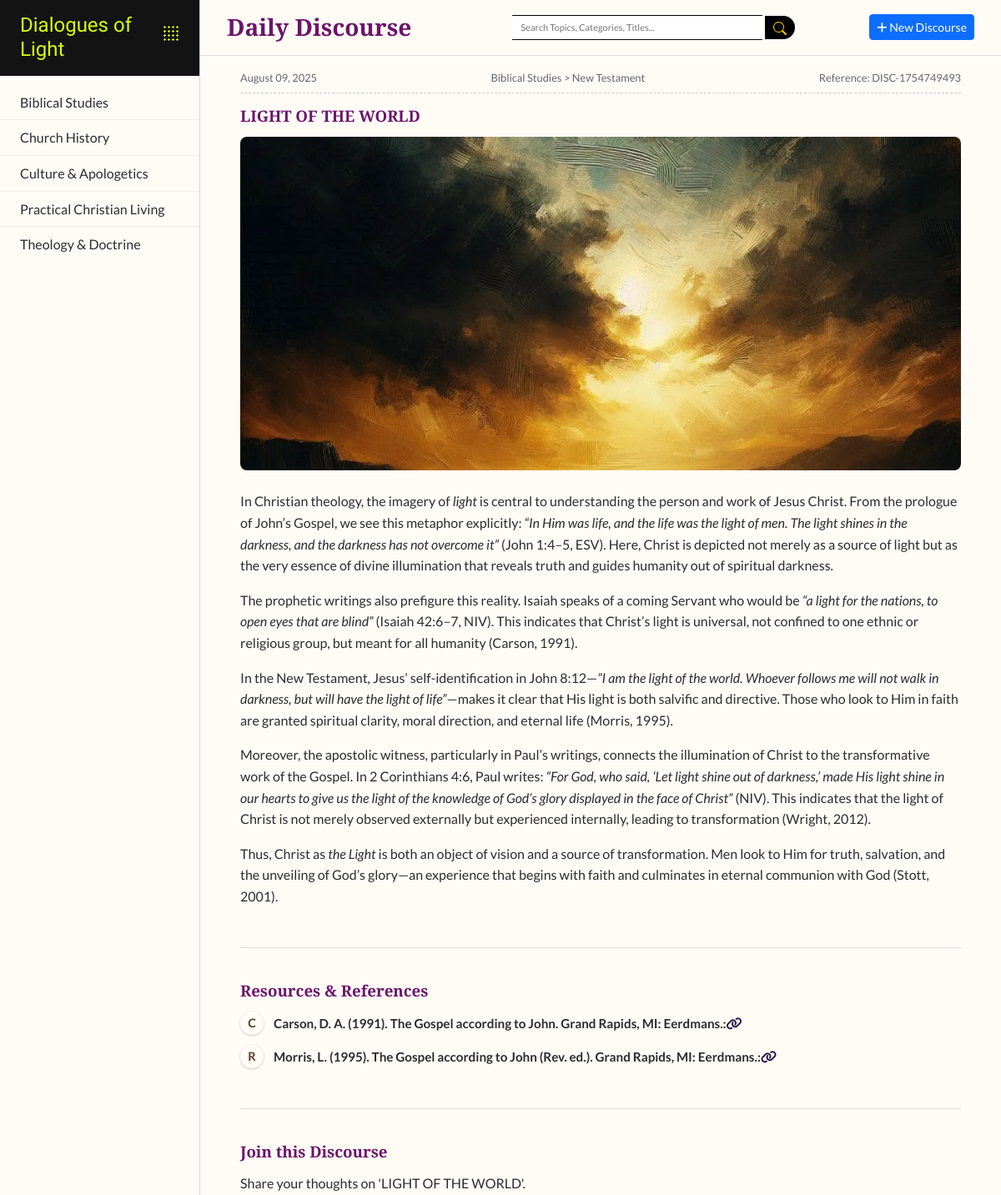
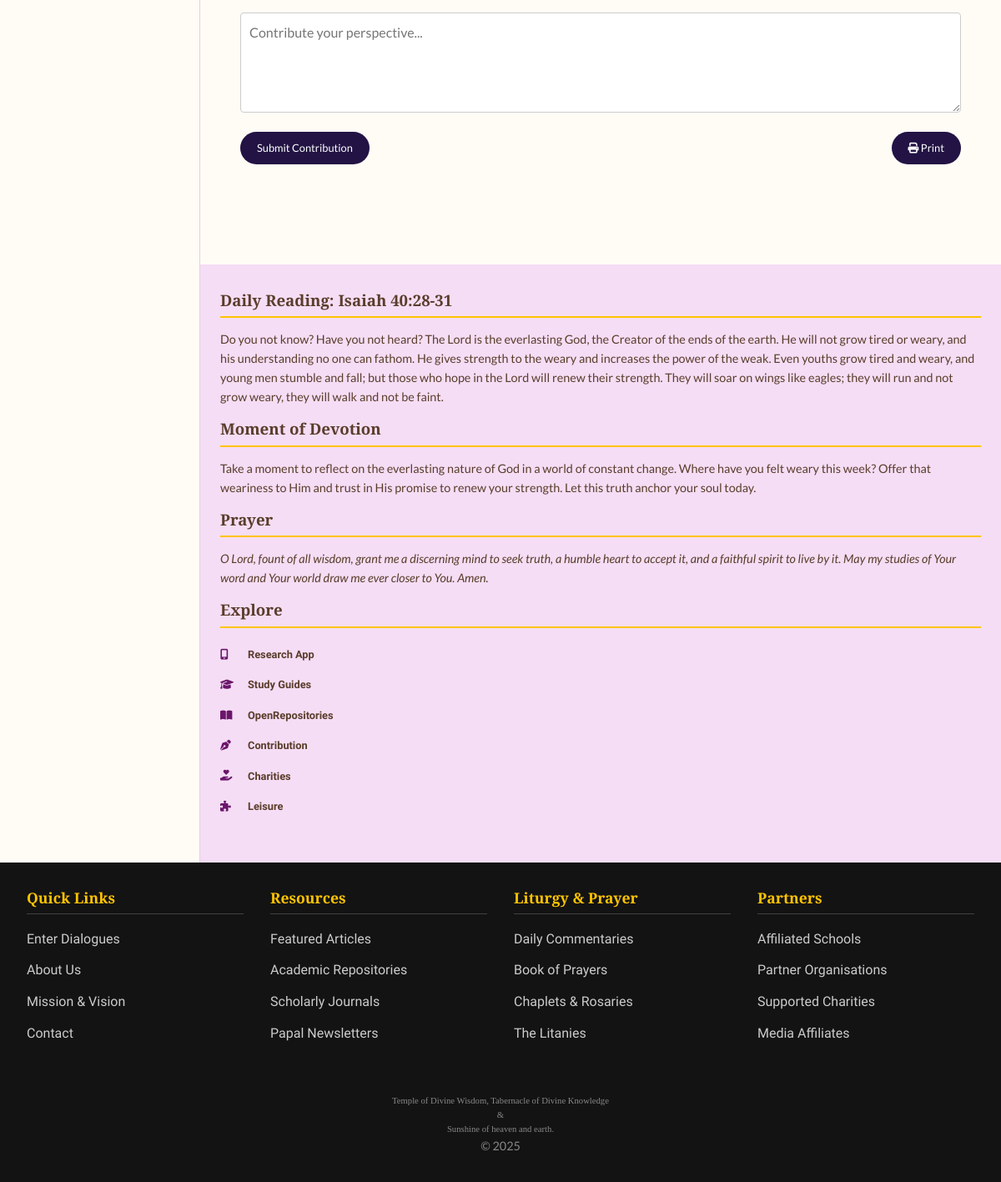
Screenshot of /discourse/dialogues with the database file from the repository (2 pictures, top to bottom).
### app/dol_db/models.py (models this page shows, shortened)
class Resource(db.Model):
    __tablename__ = 'resources'
    id = db.Column(db.Integer, primary_key=True)
    discourse_id = db.Column(db.Integer, db.ForeignKey('discourse_blogs.id'), nullable=False)
    type = db.Column(db.Enum(ResourceType), nullable=False)
    name = db.Column(db.String(200), nullable=False) # e.g., "Psalm 19:1" or "On the Incarnation"
    medium = db.Column(db.Enum(ResourceMedium)) # e.g., "Book", "Journal Article"
    link = db.Column(db.String(512)) # URL or reference text
    discourse = db.relationship('DiscourseBlog', back_populates='resources')

class Category(db.Model):
    __tablename__ = 'categories'
    id = db.Column(db.Integer, primary_key=True)
    name = db.Column(db.String(100), unique=True, nullable=False)
    subcategories = db.relationship('SubCategory', back_populates='category', lazy=True, cascade="all, delete-orphan")

class SubCategory(db.Model):
    __tablename__ = 'subcategories'
    id = db.Column(db.Integer, primary_key=True)
    name = db.Column(db.String(100), nullable=False)
    category_id = db.Column(db.Integer, db.ForeignKey('categories.id'), nullable=False)
    category = db.relationship('Category', back_populates='subcategories')
    discourses = db.relationship('DiscourseBlog', back_populates='subcategory', lazy='dynamic')
    __table_args__ = (db.UniqueConstraint('name', 'category_id', name='_name_category_uc'),)

class DiscourseBlog(db.Model):
    __tablename__ = 'discourse_blogs'
    id = db.Column(db.Integer, primary_key=True)
    user_id = db.Column(db.Integer, db.ForeignKey('users.id'), nullable=False)
    subcategory_id = db.Column(db.Integer, db.ForeignKey('subcategories.id'), nullable=False)
    reference = db.Column(db.String(50), unique=True, nullable=False, index=True)
    title = db.Column(db.String(255), nullable=False)
    body = db.Column(db.Text, nullable=False)
    date_posted = db.Column(db.DateTime, default=datetime.utcnow, index=True)
    is_approved = db.Column(db.Boolean, default=False, nullable=False)
    featured_image = db.Column(db.String(255), nullable=True)
    author = db.relationship('User', back_populates='discourses')
    resources = db.relationship('Resource', back_populates='discourse', lazy='joined', cascade="all, delete-orphan")
    comments = db.relationship('DiscourseComment', back_populates='discourse', lazy='dynamic', cascade="all, delete-orphan")
    subcategory = db.relationship('SubCategory', back_populates='discourses')

### app/dol_discourse/disc_routes.py (the view)
@discourse_bp.route('/')  # This will be the '/discourse/' URL
@discourse_bp.route('/dialogues') # This will be the '/discourse/dialogues' URL
def dialogues():
    latest_discourse = DiscourseBlog.query.filter_by(is_approved=True)\
                                          .order_by(DiscourseBlog.date_posted.desc())\
                                          .options(joinedload(DiscourseBlog.subcategory).joinedload(SubCategory.category))\
                                          .first()
    return render_template(
        'dialogues.html',
        initial_content=latest_discourse
    )

### app/dol_discourse/disc_routes.py (called while the page is built)
@discourse_bp.app_context_processor
def inject_enums_for_discourse_templates():
    def get_resource_types():
        return list(ResourceType)
    def get_resource_mediums():
        return list(ResourceMedium)
    return dict(
        get_resource_types=get_resource_types,
        get_resource_mediums=get_resource_mediums
    )

### app/routes.py (called while the page is built)
@bp.app_context_processor
def inject_now():
    return {'now': datetime.utcnow}

### app/dol_discourse/templates/discourse/dialogues.html (shortened to what this page needs)
{% extends "layout.html" %}
{% block content %}
    <div class="sticky-main-header d-flex justify-content-between align-items-center g-5">
        <h3 class="me-5 mb-0">Daily Discourse</h3>
        <div>
            <input type="text" class="search-input" placeholder="Search Topics, Categories, Titles..." id="searchInput">
            <button class="search-button">
                <svg xmlns="http://www.w3.org/2000/svg" width="16" height="16" fill="currentColor" class="bi bi-search" viewBox="0 0 16 16">
                    <path d="M11.742 10.344a6.5 6.5 0 1 0-1.397 1.398h-.001q.044.06.098.115l3.85 3.85a1 1 0 0 0 1.415-1.414l-3.85-3.85a1 1 0 0 0-.115-.1zM12 6.5a5.5 5.5 0 1 1-11 0 5.5 5.5 0 0 1 11 0"/>
                </svg>
            </button>
        </div>
        <a href="{{ url_for('discourse.new_discourse_editor') }}" class="btn btn-primary btn-sm ms-3">
            <i class="fa fa-plus"></i> New Discourse
        </a>
    </div>
    <div class="discourse-container">
        {% if initial_content %}
            <section id="discourse-section">
                <div class="discourse-meta">
                    <span id="discourse-date">{{ initial_content.date_posted.strftime('%B %d, %Y') }}</span>
                    {% if initial_content.subcategory and initial_content.subcategory.category %}
                        <span class="discourse-category">
                            {{ initial_content.subcategory.category.name }} > {{ initial_content.subcategory.name }}
                        </span>
                    {% endif %}
                    <span id="discourse-ref">Reference: {{ initial_content.reference }}</span>
                </div>
                <h4 id="discourse-title">{{ initial_content.title }}</h4>
                <div id="featured-image-container">
                    {% if initial_content and initial_content.featured_image %}
                    <img src="{{ url_for('static', filename='uploads/discourse_images/' + initial_content.featured_image) }}" alt="{{ initial_content.title }}" class="featured-image">
                    {% endif %}
                </div>
                <div id="discourse-body">
                    {{ initial_content.body | safe }}
                </div>
            </section>
            <section id="resources-section">
                <h4>Resources & References</h4>
                <ul id="resource-list">
                    {% for resource in initial_content.resources %}
                    <li>
                        <span class="resource-type {{ resource.type.value | lower | replace(' ', '-') }}">{{ resource.type.value[0] }}</span>
                        <strong>{{ resource.name }}:</strong>
                        {% if resource.link %}
                            <a href="{{ resource.link }}" target="_blank" rel="noopener noreferrer">
                                <i class="fas fa-link" aria-hidden="true"></i>
                            </a>
                        {% endif %}
                    </li>
                    {% else %}
                    <li>No resources are listed for this discourse.</li>
                    {% endfor %}
                </ul>
            </section>
            <section id="contribute-section">
                <h4>Join this Discourse</h4>
                <p id="contribute-prompt">Share your thoughts on '{{ initial_content.title }}'.</p>
                <textarea placeholder="Contribute your perspective..."></textarea>
                <div class="d-flex justify-content-between">
                    <button class="btn btn-sm btn-primary">Submit Contribution</button>
                    <button class="btn btn-sm btn-secondary"><i class="fa fa-print"></i> Print</button>
                </div>
            </section>
        {% endif %}
    </div>
{% endblock %}

### app/templates/layout.html (shortened to what this page needs)
<!DOCTYPE html>
<html lang="en">
<head>
    <link rel="stylesheet" href="https://cdnjs.cloudflare.com/ajax/libs/font-awesome/6.4.0/css/all.min.css">
    <link rel="stylesheet" href="{{ url_for('static', filename='css/bootstrap.min.css') }}">
    <link rel="stylesheet" href="{{ url_for('static', filename='css/bootstrap-icons.css') }}">
    <link rel="stylesheet" href="{{ url_for('static', filename='css/style.css') }}">
</head>
<body>
    <div class="site-grid">
        <nav class="main-nav " id="main-nav">
            <div class="logo-dropdown" >
                <div class="logo">
                    <a href="{{ url_for('main.splash') }}">
                        <h1>Dialogues of Light</h1>
                    </a>
                </div>
                <div class="header-accent-dots" id="logo-dropdown-trigger"></div>
            </div>
            <ul>
                {% for category in sidebar_data %}
                <li>
                    <a href="#" class="main-topic-link" data-topic-id="{{ category.id }}">
                        <span>{{ category.name }}</span>
                    </a>
                </li>
                {% endfor %}
            </ul>
        </nav>
        <main class="main-content">
            {% block content %}{% endblock %}
        </main>
        <aside class="right-sidebar">
            <div class="daily-content">
                <section id="daily-reading">
                    <h4>{{ daily_data.get('reading', {}).get('title', 'Daily Reading') }}</h4>
                    <p>{{ daily_data.get('reading', {}).get('body', 'Content unavailable.') }}</p>
                </section>
                <section id="daily-devotion">
                    <h4>{{ daily_data.get('devotion', {}).get('title', 'Moment of Devotion') }}</h4>
                    <p>{{ daily_data.get('devotion', {}).get('body', 'Content unavailable.') }}</p>
                </section>
                <section id="daily-prayer">
                    <h4>{{ daily_data.get('prayer', {}).get('title', 'Prayer') }}</h4>
                    <p><em>{{ daily_data.get('prayer', {}).get('body', 'Content unavailable.') }}</em></p>
                </section>
            </div>
            <div class="sidebar-links">
                <h4>Explore</h4>
                <ul>
                    <li><a href="#"><i class="fas fa-mobile-alt"></i> Research App</a></li>
                    <li><a href="#"><i class="fas fa-graduation-cap"></i> Study Guides</a></li>
                    <li><a href="#"><i class="fas fa-book-open"></i> OpenRepositories</a></li>
                    <li><a href="#"><i class="fas fa-pen-nib"></i> Contribution</a></li>
                    <li><a href="#"><i class="fas fa-hand-holding-heart"></i> Charities</a></li>
                    <li><a href="#"><i class="fas fa-puzzle-piece"></i> Leisure</a></li>
                </ul>
            </div>
        </aside>
    </div>
    <footer class="site-footer">
        <div class="footer-container">
            <div class="footer-column">
                <h4>Quick Links</h4>
                <ul>
                    <li><a href="{{ url_for('discourse.dialogues') }}">Enter Dialogues</a></li>
                    <li><a href="#">About Us</a></li>
                    <li><a href="#">Mission & Vision</a></li>
                    <li><a href="#">Contact</a></li>
                </ul>
            </div>
            <div class="footer-column">
                <h4>Resources</h4>
                <ul>
                    <li><a href="#">Featured Articles</a></li>
                    <li><a href="#">Academic Repositories</a></li>
                    <li><a href="#">Scholarly Journals</a></li>
                    <li><a href="#">Papal Newsletters</a></li>
                </ul>
            </div>
            <div class="footer-column">
                <h4>Liturgy & Prayer</h4>
                <ul>
                    <li><a href="#">Daily Commentaries</a></li>
                    <li><a href="#">Book of Prayers</a></li>
                    <li><a href="#">Chaplets & Rosaries</a></li>
                    <li><a href="#">The Litanies</a></li>
                </ul>
            </div>
            <div class="footer-column">
                <h4>Partners</h4>
                <ul>
                    <li><a href="#">Affiliated Schools</a></li>
                    <li><a href="#">Partner Organisations</a></li>
                    <li><a href="#">Supported Charities</a></li>
                    <li><a href="#">Media Affiliates</a></li>
                </ul>
            </div>
        </div>
        <div class="footer-bottom">
            <p class="tight-p">Temple of Divine Wisdom, Tabernacle of Divine Knowledge</p>
            <p class="tight-p">&</p>
            <p class="tight-p">Sunshine of heaven and earth.</p>
            <p>© {{ now().year }} </p>
        </div>
    </footer>
</body>
</html>

### rows the page displays
Resource: name "Biblical Studies", type "C", name "Carson, D. A. (1991). The Gospel according to John. Grand Rapids, MI: Eerdmans."
SubCategory: name "Church History"
SubCategory: name "Culture & Apologetics"
SubCategory: name "Practical Christian Living"
SubCategory: name "Theology & Doctrine"
DiscourseBlog: date_posted "August 09, 2025", reference "DISC-1754749493", title "LIGHT OF THE WORLD", featured_image (picture), body "In Christian theology, the imagery of light is central to understanding the person and work of Jesus Christ. From the prologue of John’s Gospel, we see this metaphor explicitly: “In Him was life, and the life was the light of men. The light shines in the darkness, and the darkness has not overcome it” (John 1:4–5, ESV). Here, Christ is depicted not merely as a source of light but as the very essence of divine illumination that reveals truth and guides humanity out of spiritual darkness. The prophetic writings also prefigure this reality. Isaiah speaks of a coming Servant who would be “a light for the nations, to open eyes that are blind” (Isaiah 42:6–7, NIV). This indicates that Christ’s…"
Category: subcategory.category.name "Biblical Studies"
SubCategory: subcategory.name "New Testament"
Resource: type "R", name "Morris, L. (1995). The Gospel according to John (Rev. ed.). Grand Rapids, MI: Eerdmans."

### other values shown
{{ daily_data.get('reading', {}).get('title', 'Daily Reading') }} "Daily Reading: Isaiah 40:28-31"
{{ daily_data.get('devotion', {}).get('title', 'Moment of Devotion') }} "Moment of Devotion"
{{ daily_data.get('prayer', {}).get('title', 'Prayer') }} "Prayer"
